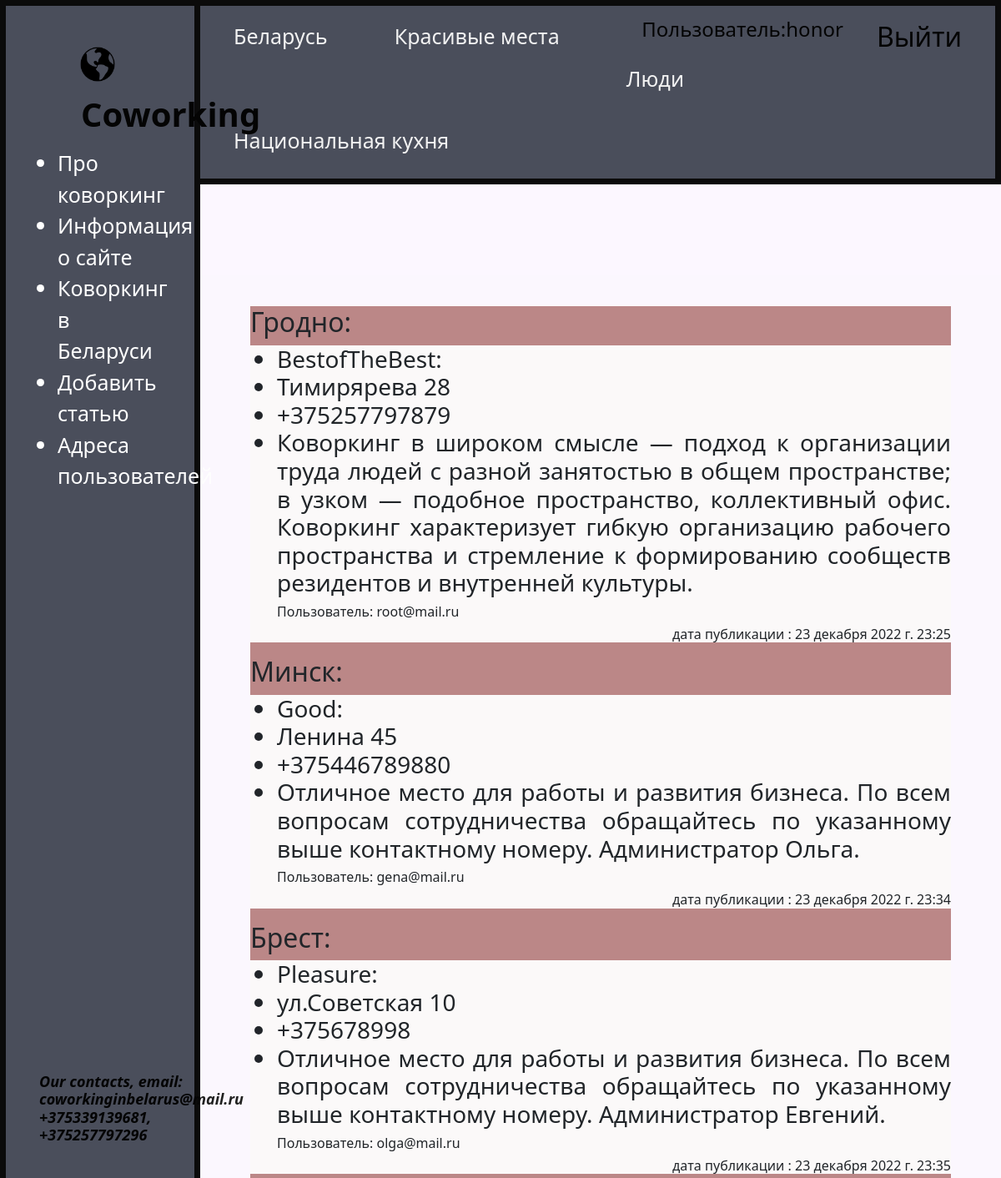
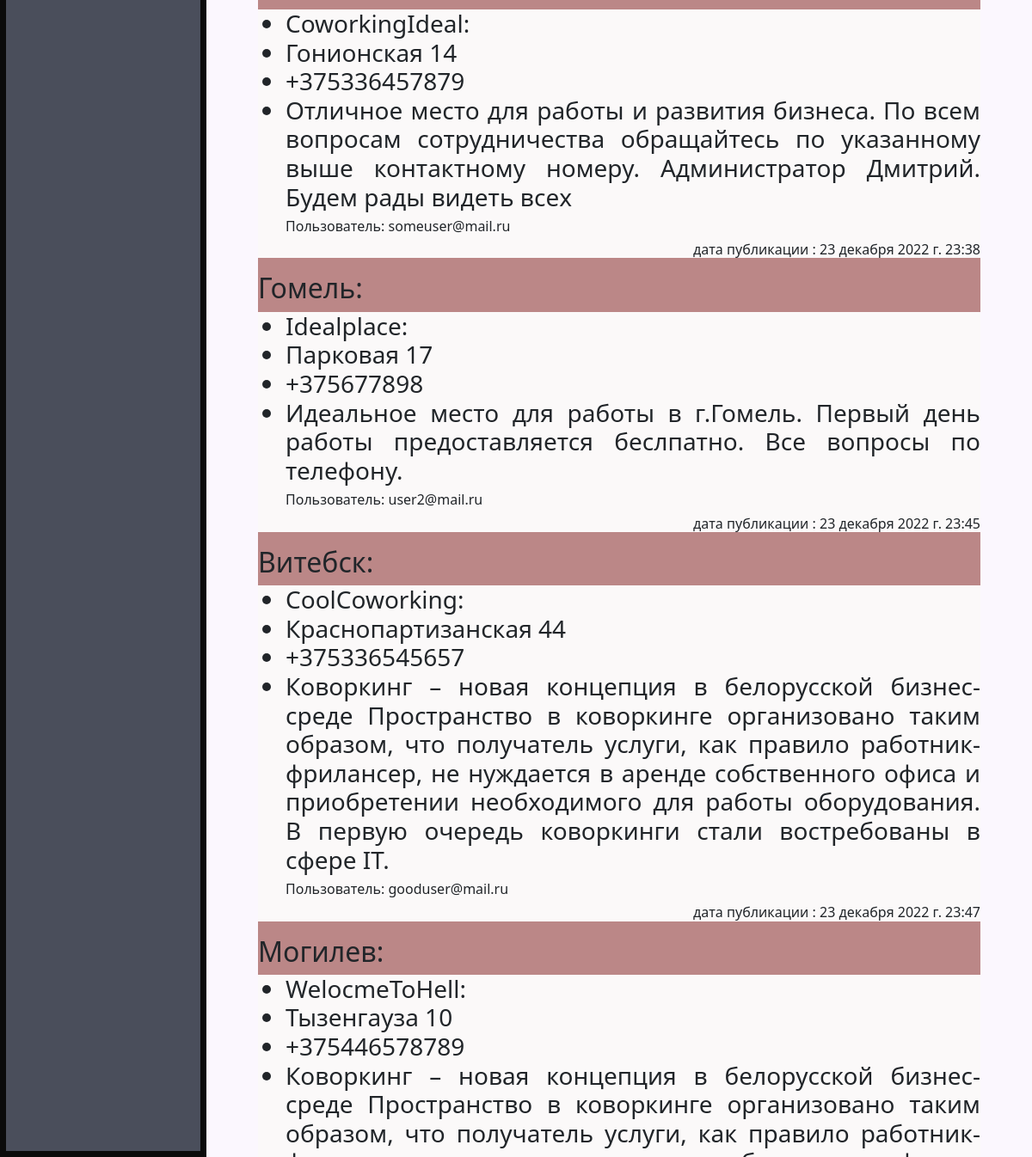
Page /ua_page/ (signed in) on the committed database (2 pictures, top to bottom).
### coworking/models.py (models this page shows, shortened)
class cities(models.Model):
    title = models.CharField(max_length=255, verbose_name='Город')
    photo = models.ImageField(upload_to="photos/%Y/%m/%d/", blank = True, verbose_name='Фото')
    slug = models.SlugField(max_length=255, unique=True, db_index=True, verbose_name="URL", null = True)
    content = models.TextField(blank=True, verbose_name='Содержание')
    def __str__(self):
        return self.title
    class Meta:
        verbose_name = 'Города Беларуси'
        verbose_name_plural = 'Города Беларуси'

class Addpage(models.Model):
    title = models.CharField(max_length=255, unique=True, verbose_name='Название Коворкинга')
    street = models.CharField(max_length=255, verbose_name='Улица')
    num = models.CharField(max_length=255, verbose_name='Контактный номер', null=True)
    email = models.EmailField(max_length=255, verbose_name='Email', null=True)
    content = models.TextField(blank=True,unique=True, verbose_name='Описание')
    time_update = models.DateTimeField(auto_now=True, verbose_name="Время изменения")
    cat = models.ForeignKey('cities', on_delete=models.PROTECT, null=True, verbose_name='Города')
    class Meta:
        verbose_name = 'Статьи пользователя'
        verbose_name_plural = 'Статьи пользователя'
        ordering = ['time_update']

### coworking/views.py (the view)
# urls.py: path('ua_page/', ua_page , name = 'ua_page'),
@login_required
def ua_page(request):
    result = Addpage.objects.all()
    city = cities.objects.all()
    content = {
    'result': result,
    'city': city,
    }
    return render(request, 'coworking/ua_page.html', content)

### coworking/templatetags/coworking_tags.py (called while the page is built)
@register.inclusion_tag("coworking/show_footer_tag.html")
def show_footer():
    return

### cool_coworking/coworking/templates/coworking/ua_page.html (shortened to what this page needs)
{% extends 'coworking/base.html' %} {% block title %} UA page{% endblock %}
{% block content %}
<div class="uapage">
  {% for i in city %}
  <h2>{{ i }}:</h2>
  {% for i2 in result %} {% if i.id == i2.cat_id %}
  <ul>
    <h3>
      <li>{{ i2.title }}:</li>
      <li>{{ i2.street }} </li>
      <li >{{ i2.num }}</li>
      <li>{{ i2.content }}</li>
      <h6 style="text-align:Left"> Пользователь: {{ i2.email }} </h6>
      <h6>дата публикации : {{ i2.time_update }}</h6>
    </h3>
  </ul>
  {% endif %} {% endfor %} {% endfor %}
</div>
{% endblock %}

### cool_coworking/coworking/templates/coworking/base.html (shortened to what this page needs)
{% load static %} {% load coworking_tags %}
<!DOCTYPE html>
<html lang="en">
  <head>
    <link
      rel="stylesheet"
      href="https://cdn.jsdelivr.net/npm/bootstrap@5.2.2/dist/css/bootstrap.min.css"
    />
    <link rel="stylesheet" href="{% static 'coworking/css/coworking.css' %}" />
  </head>
  <body>
    <div class="topnav">
      {% if request.user.is_authenticated %}
        <a class="active" href="{% url 'logout' %}"><h2>Выйти</h2></a>
        <h4 class="activity"> Пользователь:{{ user.username }}</h4>
      {% else %}
        <a class="active" href="{% url 'login' %}"><h2>Войти</h2></a>
        <a class="active" href="{% url 'register' %}"><h2>Регистрация</h2></a>
      {% endif %}
      <a href="{% url 'AboutBelarus' %}">Беларусь</a>
      <a href="{% url 'BeautifulPlaces' %}">Красивые места</a>
      <a href="{% url 'PeopleBelarus' %}">Люди</a>
      <a href="{% url 'CookingBelarus' %}">Национальная кухня</a>
    </div>
    <aside>
      <div class="somelogo">
        <a href="{% url 'base' %}"
          ><img src="{% static 'coworking/img/america.png' %}"
        /></a>
        <span class="logo"> Coworking </span>
      </div>
      <ul>
        <a href="{% url 'base' %}"><li>Про коворкинг</li></a>
        <a href="{% url 'about' %}"><li>Информация о сайте</li></a>
        <a href="{% url 'index' %}"><li>Коворкинг в Беларуси</li></a>
        <a href="{% url 'add_page' %}"><li>Добавить статью</li></a>
        <a href="{% url 'ua_page' %}"><li>Адреса пользователей</li></a>
      </ul>
      <div class="contacts">
        <h2 class="active">
          Our contacts, email: <br />
          coworkinginbelarus@mail.ru<br />
          +375339139681, +375257797296<br />
        </h2>
      </div>
    </aside>
    <main>
      <div class="scroll-area">
        {% block content %} {% endblock %}
      </div>
    </main>
  </body>
</html>

### coworking/static/coworking/css/coworking.css (style rules this page uses)
body { background-color: #fcf7ff; }
aside { float: left; background-color: #4a4e5b; width: 20%; padding: 2.5%; height: 100vh; color: #fff; border-right: 7px solid #0b0b0b; border-top: 7px solid #0b0b0b; border-bottom: 7px solid #0b0b0b; border-left: 7px solid #0b0b0b; font-size: 25px; }
aside img { width: 60px; float: left; }
aside .somelogo { font-size: 40px; margin-left: 50px; margin-bottom: 20px; font-weight: bold; position: relative; top: 10px; }
aside .logo { margin-top: 10px; margin-bottom: 20px; margin-left: 10px; font-size: 40px; color: rgb(4, 4, 4); }
aside li { color: #fff; }
aside h2 { margin-top: 630px; margin-bottom: 40px; margin-left: 10px; font-size: 18px; text-align: justify; }
.contacts h2.active { float: left; margin-top: 680px; font-style: italic; font-weight: bold; color: rgb(4, 4, 4); }
.topnav { background-color: #4a4e5b; width: 80%; color: #fff; height: 8%; border-right: 7px solid #0b0b0b; border-top: 7px solid #0b0b0b; border-bottom: 7px solid #0b0b0b; font-size: 25px; margin-left: 20%; position: fixed; }
.topnav a { float: left; color: #f2f2f2; text-align: center; padding: 18px 40px; text-decoration: none; }
div .active { float: right; }
.topnav h4.activity { color: rgb(4, 4, 4); float: right; margin-top: 1.5%; }
.topnav a.active { color: rgb(4, 4, 4); }
main { position: fixed; top: 13%; height: 100%; left: 20%; width: 100%; text-align: center; }
.scroll-area { padding-top: 1%; padding-left: 5%; padding-right: 5%; padding-bottom: 4%; background-color: #f3f7f41e; max-width: 80%; margin-top: -2.38%; max-height: 100%; overflow-x: hidden; overflow-y: auto; }
.uapage ul { background-color: #fbf9f9; text-align: justify; }
.uapage { background-color: #bb8787; margin-top: 3%; margin-bottom: 3%; }
.uapage h2 { text-align: left; }
.uapage h6 { text-align: right; }

### cool_coworking/coworking/templates/coworking/base.html (style rules this page uses)
a { text-decoration: none; }

### rows in the picture
cities: title "Гродно"
Addpage: title "BestofTheBest", street "Тимиряpeва 28", num "+375257797879", content "Коворкинг в широком смысле — подход к организации труда людей с разной занятостью в общем пространстве; в узком — подобное пространство, коллективный офис. Коворкинг характеризует гибкую организацию рабочего пространства и стремление к формированию сообществ резидентов и внутренней культуры.", email "root@mail.ru", time_update "23 декабря 2022 г. 23:25"
cities: title "Минск"
Addpage: title "Good", street "Ленина 45", num "+375446789880", content "Отличное место для работы и развития бизнеса. По всем вопросам сотрудничества обращайтесь по указанному выше контактному номеру. Администратор Ольга.", email "gena@mail.ru", time_update "23 декабря 2022 г. 23:34"
cities: title "Брест"
Addpage: title "Pleasure", street "ул.Советская 10", num "+375678998", content "Отличное место для работы и развития бизнеса. По всем вопросам сотрудничества обращайтесь по указанному выше контактному номеру. Администратор Евгений.", email "olga@mail.ru", time_update "23 декабря 2022 г. 23:35"
Addpage: title "CoworkingIdeal", street "Гонионская 14", num "+375336457879", content "Отличное место для работы и развития бизнеса. По всем вопросам сотрудничества обращайтесь по указанному выше контактному номеру. Администратор Дмитрий. Будем рады видеть всех", email "someuser@mail.ru", time_update "23 декабря 2022 г. 23:38"
cities: title "Гомель"
Addpage: title "Idealplace", street "Парковая 17", num "+375677898", content "Идеальное место для работы в г.Гомель. Первый день работы предоставляется беслпатно. Все вопросы по телефону.", email "user2@mail.ru", time_update "23 декабря 2022 г. 23:45"
cities: title "Витебск"
Addpage: title "CoolCoworking", street "Краснопартизанская 44", num "+375336545657", content "Коворкинг – новая концепция в белорусской бизнес-среде Пространство в коворкинге организовано таким образом, что получатель услуги, как правило работник-фрилансер, не нуждается в аренде собственного офиса и приобретении необходимого для работы оборудования. В первую очередь коворкинги стали востребованы в сфере IT.", email "gooduser@mail.ru", time_update "23 декабря 2022 г. 23:47"
cities: title "Могилев"
Addpage: title "WelocmeToHell", street "Тызенгауза 10", num "+375446578789", content "Коворкинг – новая концепция в белорусской бизнес-среде Пространство в коворкинге организовано таким образом, что получатель услуги, как правило…"

### other values in the picture
{{ user.username }} "honor"
